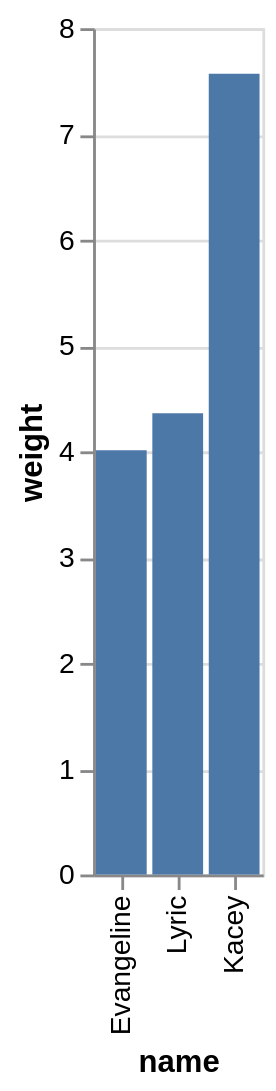

Describe this chart as a Vega-Lite specification.
### Vega-Lite specification from a JSON file in a GitHub repository (floating-point values rounded to 4 significant figures)
{"data": {"values": [{"x_data": "Kacey", "y_data": 7.57}, {"x_data": "Lyric", "y_data": 4.36}, {"x_data": "Evangeline", "y_data": 4.01}]}, "mark": "bar", "encoding": {"x": {"field": "x_data", "type": "nominal", "title": "name", "sort": {"op": "sum", "field": "y_data", "order": "ascending"}}, "y": {"field": "y_data", "type": "quantitative", "title": "weight"}}}
